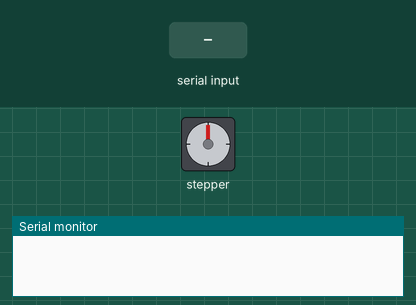
A sketch run on a simulated Arduino Uno, built with avr-gcc and run on an emulated ATmega328P. On the bench: stepper motor, the last lines printed to the serial monitor. Wiring (inferred from the names in the program): stepper motor (2048 steps per turn assumed): coils pin 8, pin 9, pin 10, pin 11. The test bench sets the inputs (shaded band).

Above: at 1.2 s.
1.3 s: "90,45\n" received over Serial
At 1.48 s:
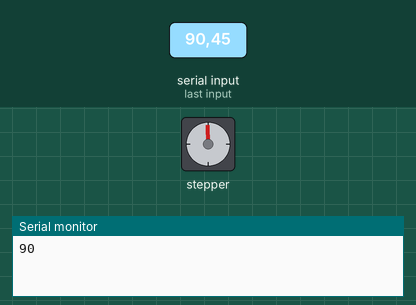
At 2.8 s:
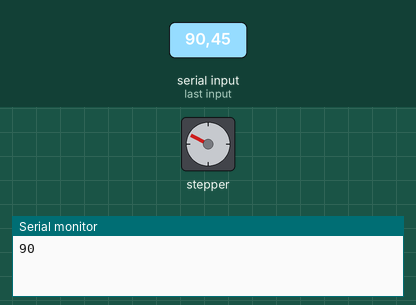
3.5 s: "200\n" received over Serial
At 5.3 s:
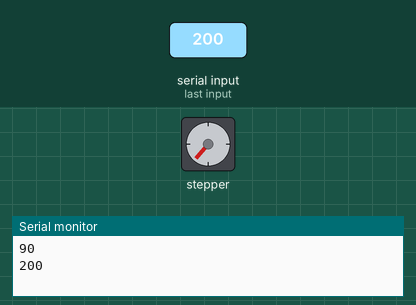
Timing chart, 0 to 6.8 s (numbered marks = the images above; inputs shaded):
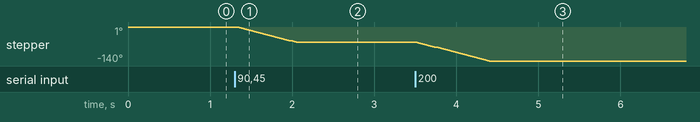

Measured:
- after the input at 1.3 s, stepper: turns 63° counter-clockwise in 0.72 s, starting at once
- after the input at 3.5 s, stepper: turns 77° counter-clockwise in 0.88 s, starting at once

The sketch:

PasoPaso_App.ino
```cpp
//******************************************************************************
//------------------------- www.electroingenio.com -----------------------------
//******************************************************************************
//***************************    PROGRAMED BY   ********************************
//**************************** MAURICIO HIDALGO ********************************
//******************************************************************************


#define pin1  8//these are the Arduino pins that we use to activate coils 1-4 of the stepper motor
#define pin2  9
#define pin3  10
#define pin4  11
#define delaytime 2   //delay time in ms to control the stepper motor delaytime.
                      //Our tests showed that 8 is about the fastest that can yield reliable operation w/o missing steps

char unChar;
String readString; //Asignamos la palabra readString a una variable tipo cadena
float numberOfSteps = 0;
int datoserial = 0;

void setup() {
  pinMode(pin1, OUTPUT);
  pinMode(pin2, OUTPUT);
  pinMode(pin3, OUTPUT);
  pinMode(pin4, OUTPUT);
  Serial.begin(9600); //initialize serial comunication
}

void loop() {
  while (Serial.available()) { //Se verifica la disponibilidad del puero serial
    delay(3);                  // a traves de un loop
    char c = Serial.read();  // Se leen los caracteres que ingresan por el puerto
    readString += c;         //se acumulan cada uno de los caracteres en readString
  }

  if (readString.length() >0) { //Se verifica que la variable contenga informacion

   Serial.println(readString.toInt());  //se envia lo que tenga la variable
    datoserial = readString.toInt();

  }
  while(datoserial>numberOfSteps){

         backward();
         delayMicroseconds(40);
         numberOfSteps = numberOfSteps + 1;

  }
 while(datoserial<numberOfSteps){

          forward();
          delayMicroseconds(40);
          numberOfSteps = numberOfSteps - 1;

  }

  if (readString == "SET"){
    numberOfSteps = 0;
    datoserial = 0;
    }

  readString=""; // Se limpia la variable
}
```

Functions.ino
```cpp
//Function to control each pin of stepper motor

void Step_A(){
  digitalWrite(pin1, HIGH);//turn on coil 1
  digitalWrite(pin2, HIGH);
  digitalWrite(pin3, LOW);
  digitalWrite(pin4, LOW);
}
void Step_B(){
  digitalWrite(pin1, LOW);
  digitalWrite(pin2, HIGH);//turn on coil 2
  digitalWrite(pin3, HIGH);
  digitalWrite(pin4, LOW);
}
void Step_C(){
  digitalWrite(pin1, LOW);
  digitalWrite(pin2, LOW);
  digitalWrite(pin3, HIGH); //turn on coil 3
  digitalWrite(pin4, HIGH);
}
void Step_D(){
  digitalWrite(pin1, HIGH);
  digitalWrite(pin2, LOW);
  digitalWrite(pin3, LOW);
  digitalWrite(pin4, HIGH); //turn on coil 4
}
void step_OFF(){
  digitalWrite(pin1, LOW); //power all coils down
  digitalWrite(pin2, LOW);
  digitalWrite(pin3, LOW);
  digitalWrite(pin4, LOW);
}

//these functions run the above configurations in forward and reverse order
//the direction of a stepper motor depends on the order in which the coils are turned on.
void forward(){//one tooth forward
  Step_A();
  delay(delaytime);
  Step_B();
  delay(delaytime);
  Step_C();
  delay(delaytime);
  Step_D();
  delay(delaytime);
}

void backward(){//one tooth backward
  Step_C();
  delay(delaytime);
  Step_B();
  delay(delaytime);
  Step_A();
  delay(delaytime);
  Step_D();
  delay(delaytime);
}
```
